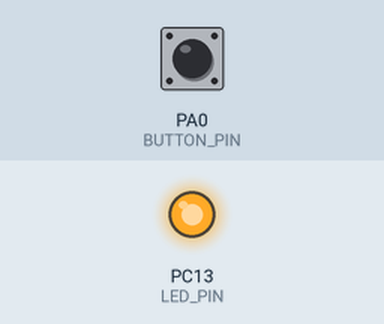
Simulated run of this sketch. Board: STM32 Blue Pill. On the bench: output pins drawn as LEDs (lit = HIGH). Inputs (shaded band) come from the test bench; at power-on: PA0 (BUTTON_PIN) HIGH.

Above: at 1.2 s.
1.3 s: PA0 (BUTTON_PIN) pulled LOW for 0.15 s
At 1.38 s:
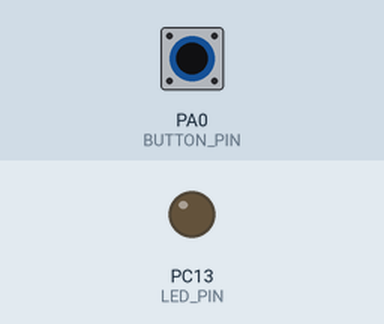
2.9 s: PA0 (BUTTON_PIN) pulled LOW for 3.2 s
At 7.5 s:
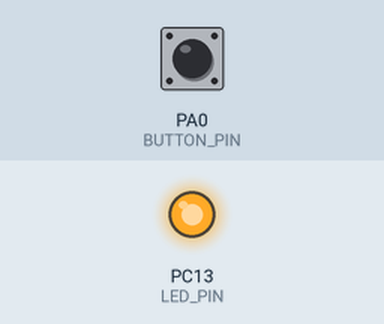
Timing chart, 0 to 9.0 s (numbered marks = the images above; inputs shaded):
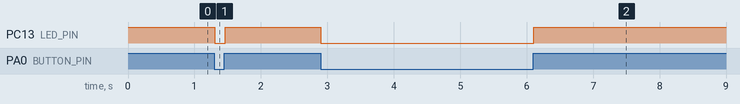

The sketch:

Digital_Read.ino
```cpp
// STM32 Blue Pill Digital Read example
// Arduino IDE + STM32 Arduino Core


#define BUTTON_PIN PA0
#define LED_PIN    PC13

void setup() {
  pinMode(BUTTON_PIN, INPUT_PULLUP);
  pinMode(LED_PIN, OUTPUT);


  digitalWrite(LED_PIN, HIGH);
}

void loop() {
  int buttonState = digitalRead(BUTTON_PIN);

  if (buttonState == LOW) {

    digitalWrite(LED_PIN, LOW);
  } else {

    digitalWrite(LED_PIN, HIGH);
  }

  delay(20);
}
```

Measured:
- after the input at 1.3 s, PC13 (LED_PIN): HIGH → LOW at once, → HIGH 0.16 s later
- after the input at 2.9 s, PC13 (LED_PIN): HIGH → LOW at once, → HIGH 3.2 s later
